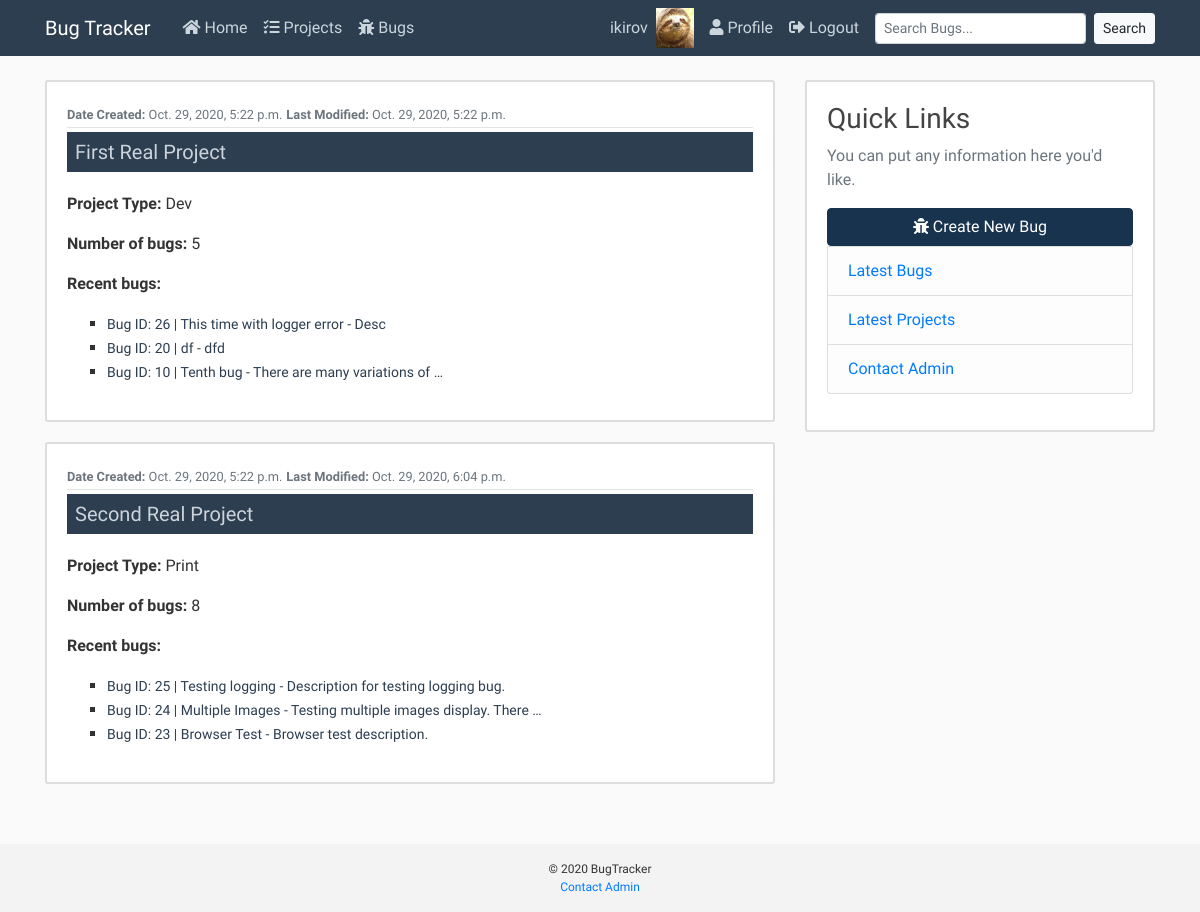
The app's page / (signed in) with its own data.
### users/models.py (models this page shows, shortened)
class Profile(models.Model):
    user = models.OneToOneField(User, on_delete=models.CASCADE)
    image = models.ImageField(default='default.jpg', upload_to='profile_pics')

### projects/models.py (models this page shows, shortened)
class Project(models.Model):
    name = models.CharField(max_length=50)
    PROJ_TYPES = (
        ('D', 'Dev'),
        ('P', 'Print'),
        ('O', 'Other'),
    )
    proj_type = models.CharField(max_length=1, choices=PROJ_TYPES)
    date_added = models.DateTimeField(auto_now_add=True)
    date_modified = models.DateTimeField(auto_now=True)
    editors = models.ManyToManyField(User)

class Bug(models.Model):
    author = models.ForeignKey(User, on_delete=models.DO_NOTHING)
    name = models.CharField(max_length=50)
    desc = models.CharField(max_length=2000, help_text="2000 character limit.")
    BUG_TYPES = (
        ('V', 'Visual'),
        ('L', 'Logical'),
        ('O', 'Other'),
    )
    bug_type = models.CharField(max_length=1, choices=BUG_TYPES)
    date_added = models.DateTimeField(auto_now_add=True)
    date_modified = models.DateTimeField(auto_now=True)
    project = models.ForeignKey(Project, on_delete=models.CASCADE)
    image = models.ImageField(upload_to='bug_pics', default='default_bug.png') #image field has automatic validation to ensure the upload is a valid image - no need for further validation on file size since we are using Pillow to resize to a manageable size
    image2 = models.ImageField(upload_to='bug_pics', default='default_bug.png')
    resolved = models.BooleanField(default=False)
    class Meta:
        ordering = ['-date_added']

### projects/views.py (the view)
# urls.py: 2. Add a URL to urlpatterns:  path('', views.home, name='home')
@login_required
def home(request):
    projects = Project.objects.filter(editors=request.user)
    context = {
        'projects': projects,
        'title': 'Projects'
    }
    return render(request, 'projects/home.html', context)

### projects/templates/projects/home.html
{% extends "status/base.html" %}
{% block content %}
    {% for project in projects %}
        <article class="media content-section">
            <div class="media-body">
                <div class="article-metadata">
                        <div>
                            <small class="text-muted"><strong>Date Created:</strong> {{ project.date_added }}</small>
                            <small class="text-muted"><strong>Last Modified:</strong> {{ project.date_modified }}</small>
                        </div>
                </div>
                <h2><a class="article-title" href="{% url 'bugs-project' project.id project.name %}">{{ project.name }}</a></h2>
                <p class="article-content"><strong>Project Type:</strong> {{ project.get_proj_type_display }}</p>
                <p class="article-content"><strong>Number of bugs:</strong> {{ project.bug_set.count }}</p>
                <p><strong>Recent bugs: </strong>
                    <ul class="bugs">
                        {% for bug in project.bug_set.all|slice:":3" %}
                        <li><a href="{% url 'bugs-detail' bug.id %}">Bug ID: {{bug.id}} | {{ bug.name }} - {{ bug.desc|truncatewords:"5"}}</a></li>
                        {% endfor %}
                    </ul>
                </p>
            </div>
        </article>
    {% endfor %}
{% endblock content %}

### status/templates/status/base.html (shortened to what this page needs)
{% load static %}
<!DOCTYPE html>
<html lang="en">
<head>
    <link rel="stylesheet" href="https://cdn.jsdelivr.net/npm/bootstrap@4.5.3/dist/css/bootstrap.min.css">
    <link rel="stylesheet" href="{% static 'status/main.css' %}">
    <link rel="stylesheet" href="https://use.fontawesome.com/releases/v5.15.1/css/all.css">
</head>
<body>
    <header class="site-header">
        <nav class="navbar navbar-expand-lg navbar-dark bg-arctic-blue fixed-top">
            <div class="container">
            <a class="navbar-brand mr-4" href="{% url 'status-home' %}">Bug Tracker</a>
            <div class="collapse navbar-collapse" id="navbarToggle">
                <div class="navbar-nav mr-auto">
                <a class="nav-item nav-link" href="{% url 'status-home' %}"><i class="fas fa-home"></i> Home</a>
                {% if user.is_authenticated %}
                  <a class="nav-item nav-link" href="{% url 'projects-home' %}"><i class="fas fa-tasks"></i> Projects</a>
                  <a class="nav-item nav-link" href="{% url 'bugs-list' %}"><i class="fas fa-bug"></i> Bugs</a>
                {% endif %}
                </div>
                <div class="navbar-nav">
                  {% if user.is_authenticated %}
                    <div class="nav-profile-group">
                      <a class="nav-item nav-link" href="{% url 'profile' %}">{{user.username}}</a>
                      <img src="{{user.profile.image.url}}" style="zoom:15%;" class="mr-5"/>
                    </div>
                    <a class="nav-item nav-link" href="{% url 'profile' %}"><i class="fas fa-user"></i> Profile</a>
                    <a class="nav-item nav-link" href="{% url 'logout' %}"><i class="fas fa-sign-out-alt"></i> Logout</a>
                    <form type="get" action="{% url 'search-results' %}" accept-charset="utf-8" class="form-inline">
                      <input class="form-control form-control-sm ml-sm-2 mr-sm-2" type="search" placeholder="Search Bugs..." aria-label="Search" id="q" name="q">
                      <button class="btn btn-light my-2 my-sm-0 btn-sm" type="submit">Search</button>
                    </form>
                  {% else %}
                    <a class="nav-item nav-link" href="{% url 'login' %}"><i class="fas fa-sign-in-alt"></i> Login</a>
                    <a class="nav-item nav-link" href="{% url 'register' %}">Register</a>
                  {% endif %}
                </div>
            </div>
            </div>
        </nav>
    </header>
    <main role="main" class="container" style="min-height: 70vh;">
        <div class="row">
          <div class="col-lg-8">
            {% block content %}{% endblock %}
          </div>
          <div class="col-lg-4">
            <div class="content-section">
              <h3>Quick Links</h3>
              <p class='text-muted'>You can put any information here you'd like.
                <ul class="list-group">
                  <a class="btn btn-primary dark-button" href="{% url 'bugs-create' %}"><i class="fas fa-bug"></i> Create New Bug</a>
                  <li class="list-group-item list-group-item-light"><a href="{% url 'bugs-list' %}">Latest Bugs</a></li>
                  <li class="list-group-item list-group-item-light"><a href="{% url 'projects-home' %}">Latest Projects</a></li>
                  <li class="list-group-item list-group-item-light"><a href="{% url 'contact-admin' %}">Contact Admin</a></li>
                </ul>
              </p>
            </div>
          </div>
        </div>
      </main>
<footer class="page-footer font-small unique-color-dark" style="font-size:12px; background-color: #f3f3f3; margin-top:40px;">
  <div class="footer-copyright text-center py-3">
    © 2020 BugTracker<br>
    <a href="{% url 'contact-admin' %}">Contact Admin</a>
  </div>
</footer>
</body>
</html>

### status/static/status/main.css (style rules this page uses)
body { background: #fafafa; color: #333333; margin-top: 5rem; font-family: 'Abel', sans-serif; }
h1, h2, h3, h4, h5, h6 { color: #444444; }
ul { margin: 0; }
.bg-arctic-blue { background-color: #2C3E50; }
.site-header .navbar-nav .nav-link { color: #cbd5db; }
.content-section { background: #ffffff; border: 2px solid #dddddd; border-radius: 3px; margin-bottom: 20px; padding: 20px; }
.article-title { display: block; background-color: #2c3e50; height: 40px; padding: 8px; color: #cdd3da; font-size: 20px; margin-bottom: 20px; }
.article-content { white-space: pre-line; }
.article-metadata { padding-bottom: 1px; margin-bottom: 4px; border-bottom: 1px solid #e3e3e3 }
.nav-profile-group { display: none; }
@media only screen and (min-width: 1200px) { .nav-profile-group { display: flex; justify-content: center; } }
.bugs { list-style: square; }
.bugs a { color:#2c3e50; font-size: 14px; }
.bugs a:link { text-decoration:none; }
.dark-button { background-color: #18334e; border-color: #18334e; color: white; }

### records on screen
Project: date_added "Oct. 29, 2020, 5:22 p.m.", date_modified "Oct. 29, 2020, 5:22 p.m.", name "First Real Project", proj_type "Dev", bug_set.count "5"
Bug: id "26", name "This time with logger error", desc "Desc"
Bug: id "20", name "df", desc "dfd"
Bug: id "10", name "Tenth bug", desc "There are many variations of …"
Project: date_added "Oct. 29, 2020, 5:22 p.m.", date_modified "Oct. 29, 2020, 6:04 p.m.", name "Second Real Project", proj_type "Print", bug_set.count "8"
Bug: id "25", name "Testing logging", desc "Description for testing logging bug."
Bug: id "24", name "Multiple Images", desc "Testing multiple images display. There …"
Bug: id "23", name "Browser Test", desc "Browser test description."

### other values on screen
{{ user.username }} "ikirov"
